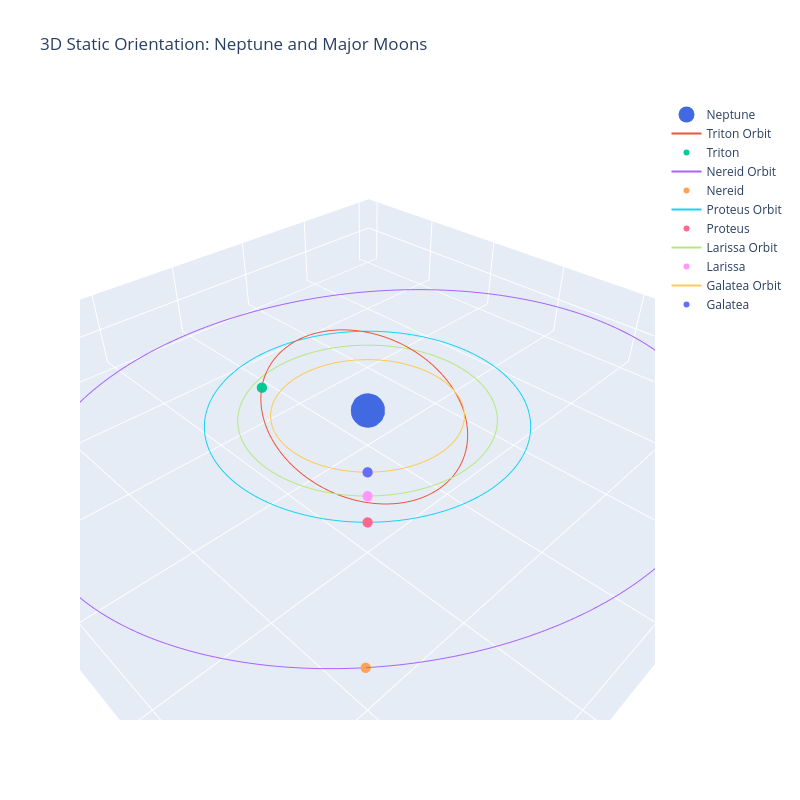

The notebook cell saved with this chart:
### Code cell
# Moon data: (scaled radius, inclination in degrees)
moon_data = {
    "Triton": (1.0, 156.9),   # retrograde, large inclination
    "Nereid": (3.0, 7.0),
    "Proteus": (1.5, 0.1),
    "Larissa": (1.2, 0.2),
    "Galatea": (0.9, 0.0)
}

theta = np.linspace(0, 2*np.pi, 400)

fig = go.Figure()

# Neptune at origin
fig.add_trace(go.Scatter3d(
    x=[0], y=[0], z=[0],
    mode='markers',
    marker=dict(size=20, color='royalblue'),
    name='Neptune'
))

for moon, (radius, inc_deg) in moon_data.items():
    inc = np.radians(inc_deg)
    
    # Base circular orbit in xy-plane
    x = radius * np.cos(theta)
    y_base = radius * np.sin(theta)
    z_base = np.zeros_like(theta)
    
    # Incline orbit about x-axis
    y_rot = y_base * np.cos(inc)
    z_rot = y_base * np.sin(inc)
    
    # Orbit line
    fig.add_trace(go.Scatter3d(
        x=x, y=y_rot, z=z_rot,
        mode='lines',
        line=dict(width=2),
        name=f"{moon} Orbit"
    ))
    
    # Moon position at 45° along orbit
    angle = np.pi / 4
    moon_x = radius * np.cos(angle)
    moon_y = radius * np.sin(angle) * np.cos(inc)
    moon_z = radius * np.sin(angle) * np.sin(inc)
    
    fig.add_trace(go.Scatter3d(
        x=[moon_x], y=[moon_y], z=[moon_z],
        mode='markers',
        marker=dict(size=6),
        name=moon
    ))

# Layout
fig.update_layout(
    title="3D Static Orientation: Neptune and Major Moons",
    scene=dict(
        xaxis_title='X',
        yaxis_title='Y',
        zaxis_title='Z',
        aspectmode='data'
    ),
    width=800,
    height=800,
    showlegend=True
)

fig.show()

# Output is not visible in github webpage, refer to Folder/Output-Plotly

### Figure 1 — Plotly figure (JSON) as saved in the notebook; plotly's stock layout.template omitted (floating-point values rounded to 4 significant figures; data arrays with more than 128 entries replaced by an {"elided": "..."} marker saying what was removed)
{"data": [{"marker": {"color": "royalblue", "size": 20}, "mode": "markers", "name": "Neptune", "type": "scatter3d", "x": [0], "y": [0], "z": [0]}, {"line": {"width": 2}, "mode": "lines", "name": "Triton Orbit", "type": "scatter3d", "x": {"elided": "400 float values"}, "y": {"elided": "400 float values"}, "z": {"elided": "400 float values"}}, {"marker": {"size": 6}, "mode": "markers", "name": "Triton", "type": "scatter3d", "x": [0.7071], "y": [-0.6504], "z": [0.2774]}, {"line": {"width": 2}, "mode": "lines", "name": "Nereid Orbit", "type": "scatter3d", "x": {"elided": "400 float values"}, "y": {"elided": "400 float values"}, "z": {"elided": "400 float values"}}, {"marker": {"size": 6}, "mode": "markers", "name": "Nereid", "type": "scatter3d", "x": [2.121], "y": [2.106], "z": [0.2585]}, {"line": {"width": 2}, "mode": "lines", "name": "Proteus Orbit", "type": "scatter3d", "x": {"elided": "400 float values"}, "y": {"elided": "400 float values"}, "z": {"elided": "400 float values"}}, {"marker": {"size": 6}, "mode": "markers", "name": "Proteus", "type": "scatter3d", "x": [1.061], "y": [1.061], "z": [0.001851]}, {"line": {"width": 2}, "mode": "lines", "name": "Larissa Orbit", "type": "scatter3d", "x": {"elided": "400 float values"}, "y": {"elided": "400 float values"}, "z": {"elided": "400 float values"}}, {"marker": {"size": 6}, "mode": "markers", "name": "Larissa", "type": "scatter3d", "x": [0.8485], "y": [0.8485], "z": [0.002962]}, {"line": {"width": 2}, "mode": "lines", "name": "Galatea Orbit", "type": "scatter3d", "x": {"elided": "400 float values"}, "y": {"elided": "400 float values"}, "z": {"elided": "400 float values"}}, {"marker": {"size": 6}, "mode": "markers", "name": "Galatea", "type": "scatter3d", "x": [0.6364], "y": [0.6364], "z": [0]}], "layout": {"height": 800, "scene": {"aspectmode": "data", "xaxis": {"title": {"text": "X"}}, "yaxis": {"title": {"text": "Y"}}, "zaxis": {"title": {"text": "Z"}}}, "showlegend": true, "title": {"text": "3D Static Orientation: Neptune and Major Moons"}, "width": 800}}
